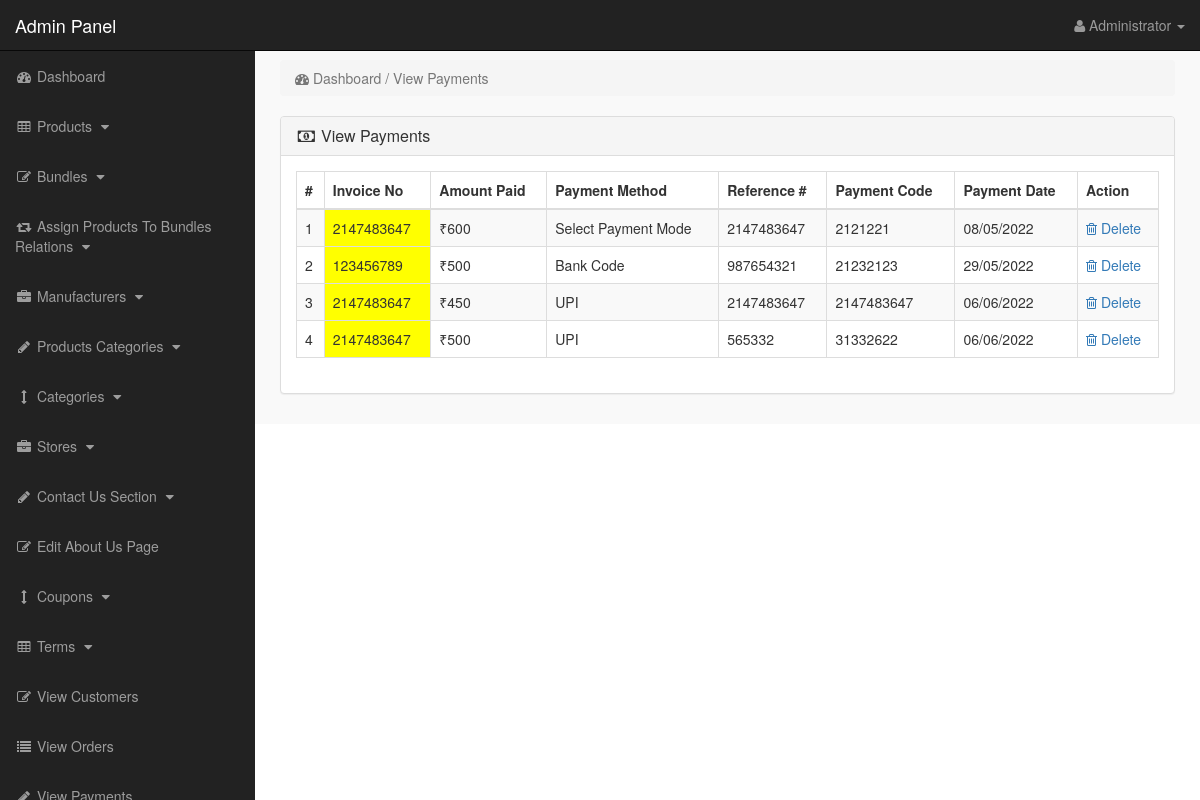
The app's page /admin_area/index.php?view_payments (signed in) with its own data.
### tables this page shows
CREATE TABLE `payments` (
  `payment_id` int(10) NOT NULL,
  `invoice_no` int(10) NOT NULL,
  `amount` int(10) NOT NULL,
  `payment_mode` text NOT NULL,
  `ref_no` int(10) NOT NULL,
  `code` int(10) NOT NULL,
  `payment_date` text NOT NULL
);

### admin_area/view_payments.php (the view)
<?php
if(!isset($_SESSION['admin_email'])){
echo "<script>window.open('login.php','_self')</script>";
}
else {
?>
<div class="row">
<div class="col-lg-12">
<ol class="breadcrumb">
<li class="active">
<i class="fa fa-dashboard"></i> Dashboard / View Payments
</li>
</ol>
</div>
</div>
<div class="row">
<div class="col-lg-12">
<div class="panel panel-default">
<div class="panel-heading">
<h3 class="panel-title">
<i class="fa fa-money fa-fw"> </i> View Payments
</h3>
</div>
<div class="panel-body">
<div class="table-responsive">
<table class="table table-hover table-bordered table-striped">
<thead>
<tr>
<th>#</th>
<th>Invoice No</th>
<th>Amount Paid</th>
<th>Payment Method</th>
<th>Reference #</th>
<th>Payment Code</th>
<th>Payment Date</th>
<th>Action</th>
</tr>
</thead>
<tbody>
<?php
$i = 0;
$get_payments = "select * from payments";
$run_payments = mysqli_query($con,$get_payments);
while($row_payments = mysqli_fetch_array($run_payments)){
$payment_id = $row_payments['payment_id'];
$invoice_no = $row_payments['invoice_no'];
$amount = $row_payments['amount'];
$payment_mode = $row_payments['payment_mode'];
$ref_no = $row_payments['ref_no'];
$code = $row_payments['code'];
$payment_date = $row_payments['payment_date'];
$i++;
?>
<tr>
<td><?php echo $i; ?></td>
<td bgcolor="yellow" ><?php echo $invoice_no; ?></td>
<td>₹<?php echo $amount; ?></td>
<td><?php echo $payment_mode; ?></td>
<td><?php echo $ref_no; ?></td>
<td><?php echo $code; ?></td>
<td><?php echo $payment_date; ?></td>
<td>
<a href="index.php?payment_delete=<?php echo $payment_id; ?>" >
<i class="fa fa-trash-o" ></i> Delete
</a>
</td>
</tr>
<?php } ?>
</tbody>
</table>
</div>
</div>
</div>
</div>
</div>
<?php } ?>

### admin_area/includes/sidebar.php (shortened to what this page needs)
<?php
if(!isset($_SESSION['admin_email'])){
echo "<script>window.open('login.php','_self')</script>";
}
else {
?>
<nav class="navbar navbar-inverse navbar-fixed-top" >
<div class="navbar-header" >
<a class="navbar-brand" href="index.php?dashboard" >Admin Panel</a>
</div>
<ul class="nav navbar-right top-nav" >
<li class="dropdown" >
<a href="#" class="dropdown-toggle" data-toggle="dropdown" >
<i class="fa fa-user" ></i>
<?php echo $admin_name; ?> <b class="caret" ></b>
</a>
</li>
</ul>
<div class="collapse navbar-collapse navbar-ex1-collapse">
<ul class="nav navbar-nav side-nav">
<li>
<a href="index.php?dashboard">
<i class="fa fa-fw fa-dashboard"></i> Dashboard
</a>
</li>
<li>
<a href="#" data-toggle="collapse" data-target="#products">
<i class="fa fa-fw fa-table"></i> Products
<i class="fa fa-fw fa-caret-down"></i>
</a>
</li>
<li>
<a href="#" data-toggle="collapse" data-target="#bundles">
<i class="fa fa-fw fa-edit"></i> Bundles
<i class="fa fa-fw fa-caret-down"></i>
</a>
</li>
<li>
<a href="#" data-toggle="collapse" data-target="#relations">
<i class="fa fa-fw fa-retweet"></i> Assign Products To Bundles Relations
<i class="fa fa-fw fa-caret-down"></i>
</a>
</li>
<li>
<a href="#" data-toggle="collapse" data-target="#manufacturers">
<i class="fa fa-fw fa-briefcase"></i> Manufacturers
<i class="fa fa-fw fa-caret-down"></i>
</a>
</li>
<li>
<a href="#" data-toggle="collapse" data-target="#p_cat">
<i class="fa fa-fw fa-pencil"></i> Products Categories
<i class="fa fa-fw fa-caret-down"></i>
</a>
</li>
<li>
<a href="#" data-toggle="collapse" data-target="#cat">
<i class="fa fa-fw fa-arrows-v"></i> Categories
<i class="fa fa-fw fa-caret-down"></i>
</a>
</li>
<li>
<a href="#" data-toggle="collapse" data-target="#store">
<i class="fa fa-fw fa-briefcase"></i> Stores
<i class="fa fa-fw fa-caret-down"></i>
</a>
</li>
<li>
<a href="#" data-toggle="collapse" data-target="#contact_us">
<i class="fa fa-fw fa-pencil"> </i> Contact Us Section
<i class="fa fa-fw fa-caret-down"></i>
</a>
</li>
<li>
<a href="index.php?edit_about_us">
<i class="fa fa-fw fa-edit"></i> Edit About Us Page
</a>
</li>
<li>
<a href="#" data-toggle="collapse" data-target="#coupons">
<i class="fa fa-fw fa-arrows-v"></i> Coupons
<i class="fa fa-fw fa-caret-down"></i>
</a>
</li>
<li>
<a href="#" data-toggle="collapse" data-target="#terms" >
<i class="fa fa-fw fa-table"></i> Terms
<i class="fa fa-fw fa-caret-down"></i>
</a>
</li>
<li>
<a href="index.php?view_customers">
<i class="fa fa-fw fa-edit"></i> View Customers
</a>
</li>
<li>
<a href="index.php?view_orders">
<i class="fa fa-fw fa-list"></i> View Orders
</a>
</li>
<li>
<a href="index.php?view_payments">
<i class="fa fa-fw fa-pencil"></i> View Payments
</a>
</li>
</ul>
</div>
</nav>
<?php } ?>

### admin_area/css/style.css (style rules this page uses)
body { margin-top:100px; }
@media (min-width: 768px) { body { margin-top:50px; } }
.top-nav { padding:0 15px; }
.top-nav>li { display:inline-block; float:left; }
.top-nav>li>a { padding-top:15px; padding-bottom:15px; line-height:20px; color:#999; }
@media (min-width: 768px) { .side-nav { position:fixed; top:51px; width:255px; border-radius:0; overflow-y:auto; background-color: #222; bottom:0; overflow-x:hidden; padding-bottom:40px; } }
@media (min-width: 768px) { .side-nav>li>a { width:255px; } }
.panel-body { border-radius:5px; }

### records on screen
payments: invoice_no "2147483647", amount "600", payment_mode "Select Payment Mode", ref_no "2147483647", code "2121221", payment_date "08/05/2022"
payments: invoice_no "123456789", amount "500", payment_mode "Bank Code", ref_no "987654321", code "21232123", payment_date "29/05/2022"
payments: invoice_no "2147483647", amount "450", payment_mode "UPI", ref_no "2147483647", code "2147483647", payment_date "06/06/2022"
payments: invoice_no "2147483647", amount "500", payment_mode "UPI", ref_no "565332", code "31332622", payment_date "06/06/2022"

### other values on screen
$admin_name "Administrator"
